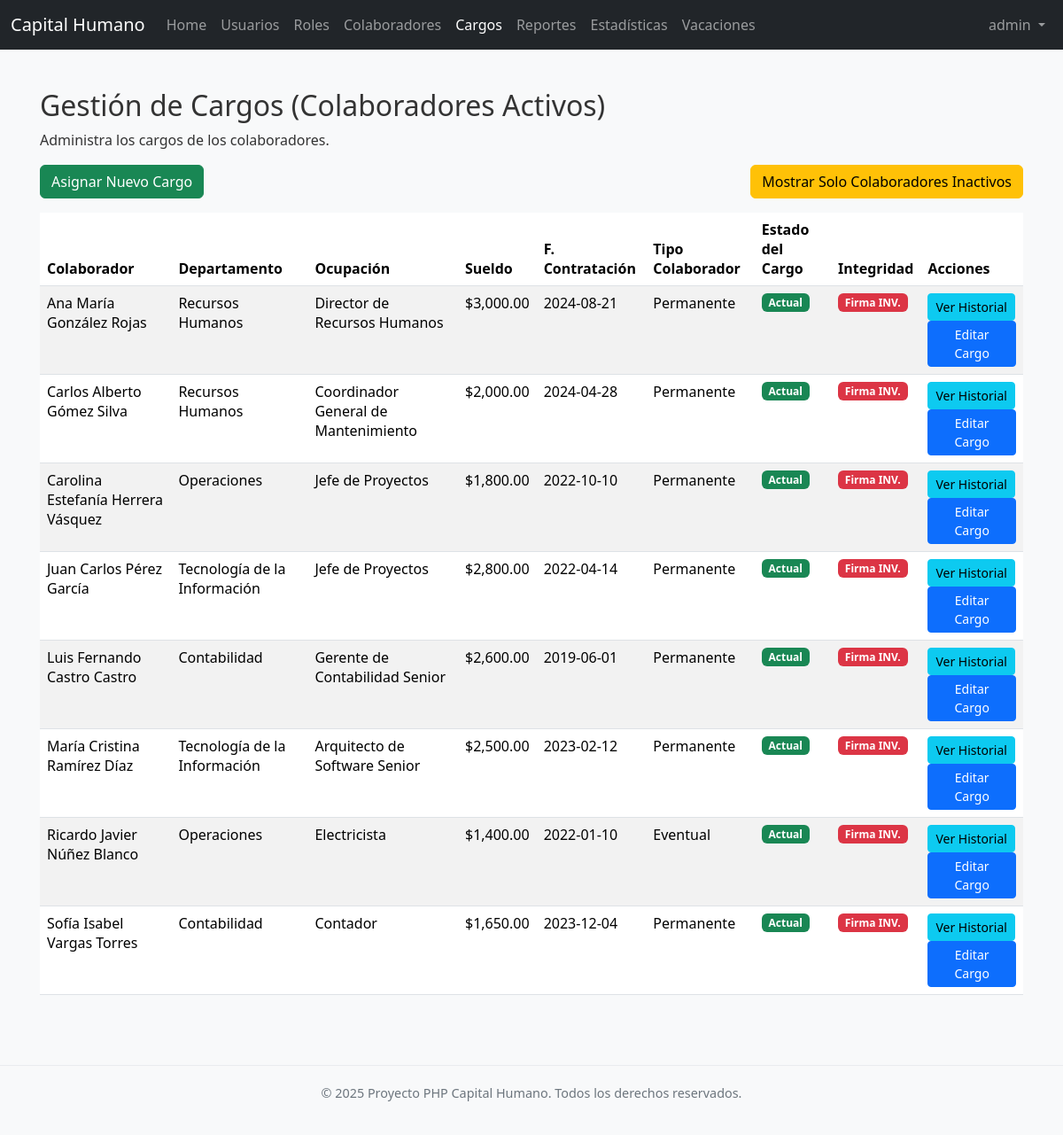
Page /cargos/index.php (signed in) on the committed database.
### tables this page shows
CREATE TABLE IF NOT EXISTS `cargos` (
  `id_cargo` int NOT NULL AUTO_INCREMENT,
  `id_colaborador` int NOT NULL,
  `id_departamento` int NOT NULL,
  `id_ocupacion` int NOT NULL,
  `sueldo` decimal(10,2) NOT NULL,
  `fecha_contratacion` date NOT NULL,
  `tipo_colaborador` enum('Permanente','Eventual','Interino') NOT NULL,
  `activo_en_cargo` tinyint(1) DEFAULT '1',
  `firma_datos` text,
  `fecha_firma` datetime DEFAULT NULL,
  PRIMARY KEY (`id_cargo`),
  KEY `id_colaborador` (`id_colaborador`),
  KEY `id_departamento` (`id_departamento`),
  KEY `id_ocupacion` (`id_ocupacion`)
);

CREATE TABLE IF NOT EXISTS `departamentos` (
  `id_departamento` int NOT NULL AUTO_INCREMENT,
  `nombre_departamento` varchar(100) NOT NULL,
  PRIMARY KEY (`id_departamento`),
  UNIQUE KEY `nombre_departamento` (`nombre_departamento`)
);

CREATE TABLE IF NOT EXISTS `ocupaciones` (
  `id_ocupacion` int NOT NULL AUTO_INCREMENT,
  `nombre_ocupacion` varchar(100) NOT NULL,
  PRIMARY KEY (`id_ocupacion`),
  UNIQUE KEY `nombre_ocupacion` (`nombre_ocupacion`)
);

### cargos/funciones.php (called while the page is built, shortened)
<?php
function verificarFirmaCargo($data_to_verify, $signature_b64) {
    $public_key = openssl_pkey_get_public(file_get_contents(PUBLIC_KEY_PATH));
    if (!$public_key) {
        return false;
    }
    $serialized_data = json_encode($data_to_verify);
    $signature = base64_decode($signature_b64);
    $result = openssl_verify($serialized_data, $signature, $public_key, OPENSSL_ALGO_SHA256);
    return ($result === 1);
}
function getCargos($link, $mostrarSoloInactivosColaboradores = false) {
    $cargos = [];
    $sql = "SELECT c.id_cargo, c.id_colaborador, c.id_departamento, c.id_ocupacion, CONCAT(col.primer_nombre, ' ', col.segundo_nombre, ' ', col.primer_apellido, ' ', col.segundo_apellido) AS nombre_colaborador,
                   d.nombre_departamento, o.nombre_ocupacion,
                   c.sueldo, c.fecha_contratacion,
                   c.tipo_colaborador, c.activo_en_cargo, c.firma_datos, c.fecha_firma
            FROM cargos c
            JOIN colaboradores col ON c.id_colaborador = col.id_colaborador
            JOIN departamentos d ON c.id_departamento = d.id_departamento
            JOIN ocupaciones o ON c.id_ocupacion = o.id_ocupacion
            WHERE c.activo_en_cargo = TRUE";
    if ($mostrarSoloInactivosColaboradores) {
        $sql .= " AND col.activo = FALSE";
    } else {
        $sql .= " AND col.activo = TRUE";
    }
    $sql .= " ORDER BY nombre_colaborador ASC, c.fecha_contratacion DESC";
    if ($result = mysqli_query($link, $sql)) {
        while ($row = mysqli_fetch_assoc($result)) {
            $cargos[] = $row;
        }
    }
    return $cargos;
}
?>

### cargos/index.php (the view, shortened to what this page needs)
<?php
require_once '../config.php';
require_once 'funciones.php';
require_once '../classes/Footer.php';
require_once '../includes/navbar.php';
$mostrar_solo_inactivos_colaboradores = isset($_GET['mostrar_inactivos']) && $_GET['mostrar_inactivos'] == 'true';
$cargos = getCargos($link, $mostrar_solo_inactivos_colaboradores);
?>
<!DOCTYPE html>
<html lang="es">
<head>
    <link href="https://cdn.jsdelivr.net/npm/bootstrap@5.3.3/dist/css/bootstrap.min.css" rel="stylesheet">
    <link rel="stylesheet" href="../css/style.css">
</head>
<body>
    <div class="container mt-4 content-wrapper">
        <h2>Gestión de Cargos <?php echo $mostrar_solo_inactivos_colaboradores ? '(Colaboradores Inactivos)' : '(Colaboradores Activos)'; ?></h2>
        <p>Administra los cargos de los colaboradores.</p>
        <div class="d-flex justify-content-between mb-3">
            <?php if (!$mostrar_solo_inactivos_colaboradores):  ?>
                <a href="crear.php" class="btn btn-success">Asignar Nuevo Cargo</a>
            <?php else: ?>
                <div></div>
            <?php endif; ?>
            <?php if ($mostrar_solo_inactivos_colaboradores):  ?>
                <a href="index.php" class="btn btn-info">Mostrar Solo Colaboradores Activos</a>
            <?php else:  ?>
                <a href="index.php?mostrar_inactivos=true" class="btn btn-warning">Mostrar Solo Colaboradores Inactivos</a>
            <?php endif; ?>
        </div>
        <?php if (!empty($cargos)): ?>
            <div class="table-responsive">
                <table class="table table-striped table-hover">
                    <thead>
                        <tr>
                            <th>Colaborador</th>
                            <th>Departamento</th>
                            <th>Ocupación</th>
                            <th>Sueldo</th>
                            <th>F. Contratación</th>
                            <th>Tipo Colaborador</th>
                            <th>Estado del Cargo</th>
                            <th>Integridad</th>
                            <th>Acciones</th>
                        </tr>
                    </thead>
                    <tbody>
                        <?php foreach ($cargos as $cargo): ?>
                            <tr>
                                <td><?php echo htmlspecialchars($cargo['nombre_colaborador'] ?? ''); ?></td>
                                <td><?php echo htmlspecialchars($cargo['nombre_departamento'] ?? ''); ?></td>
                                <td><?php echo htmlspecialchars($cargo['nombre_ocupacion'] ?? ''); ?></td> <td>$<?php echo number_format($cargo['sueldo'] ?? 0, 2); ?></td>
                                <td><?php echo htmlspecialchars($cargo['fecha_contratacion'] ?? ''); ?></td>
                                <td><?php echo htmlspecialchars($cargo['tipo_colaborador'] ?? ''); ?></td>
                                <td>
                                    <?php
                                    if ($mostrar_solo_inactivos_colaboradores || ($cargo['activo_en_cargo'] ?? 0) == 0) {
                                        echo '<span class="badge bg-secondary">Histórico</span>';
                                    } else {
                                        echo '<span class="badge bg-success">Actual</span>';
                                    }
                                    ?>
                                </td>
                                <td>
                                    <?php
                                        $data_for_verification = [
                                            'id_colaborador' => $cargo['id_colaborador'],
                                            'id_departamento' => $cargo['id_departamento'],
                                            'id_ocupacion' => $cargo['id_ocupacion'],
                                            'sueldo' => (float)($cargo['sueldo'] ?? 0),
                                            'fecha_contratacion' => $cargo['fecha_contratacion'],
                                            'tipo_colaborador' => $cargo['tipo_colaborador'],
                                            'timestamp' => $cargo['fecha_firma']
                                        ];
                                        if (!empty($cargo['firma_datos']) && verificarFirmaCargo($data_for_verification, $cargo['firma_datos'])) {
                                            echo '<span class="badge bg-success">Firmado OK</span>';
                                        } elseif (!empty($cargo['firma_datos'])) {
                                            echo '<span class="badge bg-danger">Firma INV.</span>';
                                        } else {
                                            echo '<span class="badge bg-secondary">Sin Firma</span>';
                                        }
                                    ?>
                                </td>
                                <td>
                                    <a href="ver_historial.php?id_colaborador=<?php echo $cargo['id_colaborador']; ?>" class="btn btn-info btn-sm">Ver Historial</a>
                                    <?php if (($cargo['activo_en_cargo'] ?? 0) == 1): ?>
                                        <a href="editar.php?id_cargo=<?php echo $cargo['id_cargo']; ?>" class="btn btn-primary btn-sm">Editar Cargo</a>
                                    <?php endif; ?>
                                </td>
                            </tr>
                        <?php endforeach; ?>
                    </tbody>
                </table>
            </div>
        <?php else: ?>
            <div class="alert alert-info">No hay cargos registrados en el sistema para esta vista.</div>
        <?php endif; ?>
    </div>
    <?php
    if (class_exists('Footer')) {
        $footer = new Footer();
        $footer->render();
    } else {
        echo '<footer class="footer">';
        echo '  <div class="container">';
        echo '      <p>&copy; ' . date("Y") . ' Proyecto PHP Capital Humano. Todos los derechos reservados.</p>';
        echo '  </div>';
        echo '</footer>';
    }
    ?>
</body>
</html>

### css/style.css (style rules this page uses)
body { font-family: 'Segoe UI', 'Helvetica Neue', Arial, sans-serif; margin: 0; color: #333; display: flex; flex-direction: column; min-height: 100vh; overflow-x: hidden; background-color: #f8f9fa; }
.content, .content-wrapper { flex: 1; overflow-y: auto; padding: 20px 15px; min-height: calc(100vh - 56px - 60px); }

### rows in the picture
cargos: nombre_colaborador "Ana María González Rojas", id_departamento.nombre_departamento "Recursos Humanos", id_ocupacion.nombre_ocupacion "Director de Recursos Humanos", sueldo "3,000.00", fecha_contratacion "2024-08-21", tipo_colaborador "Permanente", activo_en_cargo "Actual", shows "Firma INV."
cargos: nombre_colaborador "Carlos Alberto Gómez Silva", id_departamento.nombre_departamento "Recursos Humanos", id_ocupacion.nombre_ocupacion "Coordinador General de Mantenimiento", sueldo "2,000.00", fecha_contratacion "2024-04-28", tipo_colaborador "Permanente", activo_en_cargo "Actual", shows "Firma INV."
cargos: nombre_colaborador "Carolina Estefanía Herrera Vásquez", id_departamento.nombre_departamento "Operaciones", id_ocupacion.nombre_ocupacion "Jefe de Proyectos", sueldo "1,800.00", fecha_contratacion "2022-10-10", tipo_colaborador "Permanente", activo_en_cargo "Actual", shows "Firma INV."
cargos: nombre_colaborador "Juan Carlos Pérez García", id_departamento.nombre_departamento "Tecnología de la Información", id_ocupacion.nombre_ocupacion "Jefe de Proyectos", sueldo "2,800.00", fecha_contratacion "2022-04-14", tipo_colaborador "Permanente", activo_en_cargo "Actual", shows "Firma INV."
cargos: nombre_colaborador "Luis Fernando Castro Castro", id_departamento.nombre_departamento "Contabilidad", id_ocupacion.nombre_ocupacion "Gerente de Contabilidad Senior", sueldo "2,600.00", fecha_contratacion "2019-06-01", tipo_colaborador "Permanente", activo_en_cargo "Actual", shows "Firma INV."
cargos: nombre_colaborador "María Cristina Ramírez Díaz", id_departamento.nombre_departamento "Tecnología de la Información", id_ocupacion.nombre_ocupacion "Arquitecto de Software Senior", sueldo "2,500.00", fecha_contratacion "2023-02-12", tipo_colaborador "Permanente", activo_en_cargo "Actual", shows "Firma INV."
cargos: nombre_colaborador "Ricardo Javier Núñez Blanco", id_departamento.nombre_departamento "Operaciones", id_ocupacion.nombre_ocupacion "Electricista", sueldo "1,400.00", fecha_contratacion "2022-01-10", tipo_colaborador "Eventual", activo_en_cargo "Actual", shows "Firma INV."
cargos: nombre_colaborador "Sofía Isabel Vargas Torres", id_departamento.nombre_departamento "Contabilidad", id_ocupacion.nombre_ocupacion "Contador", sueldo "1,650.00", fecha_contratacion "2023-12-04", tipo_colaborador "Permanente", activo_en_cargo "Actual", shows "Firma INV."

### other values in the picture
$_SESSION["username"] "admin"
